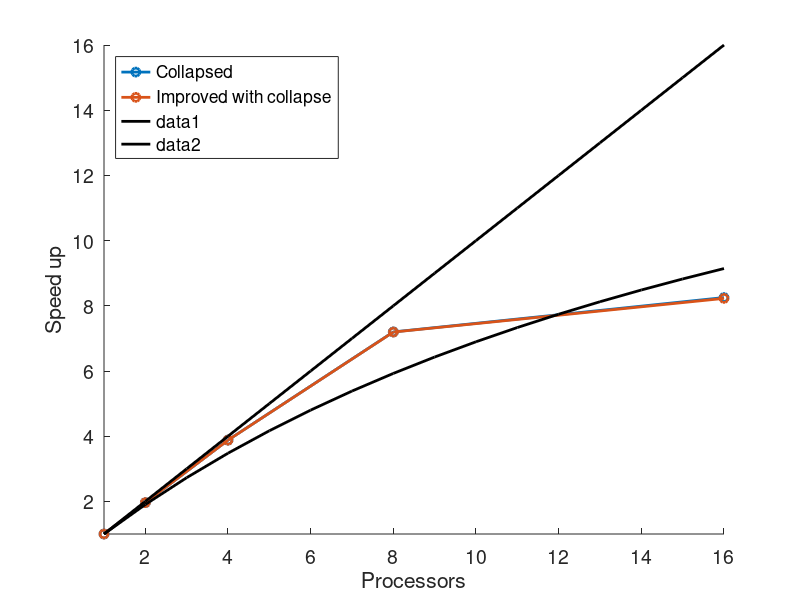

Source code (MATLAB):
close all; clear;
% A1 = load('1st_without_collapse/3.1.txt');
A2 = load('2nd_parallel-cycle/3.2.txt');
A4 = load('4th_with_collapse/3.4.txt');

N = 4096;
A2 = A2(A2(:,2)==N,:);
A4 = A4(A4(:,2)==N,:);

S2 = ones(length(A2),1);
S4 = S2;
for i=2:length(A2)
    S2(i) = A2(1,4)/A2(i,4);
    S4(i) = A4(1,4)/A4(i,4);
end

figure
hold on
plot(A2(:,1),S2,'-o','LineWidth',2)
plot(A4(:,1),S4,'-o','LineWidth',2)

legend('Collapsed','Improved with collapse','Location','northwest');

hold on
f = [0.95 1];
P = 1:A2(end,1);
S = ones(length(P),length(f));
for i = 1:length(f)
    S(:,i) = 1./(f(i)./P+1-f(i));
    plot(P,S(:,i),'k','Linewidth',2);
end

xlabel('Processors')
ylabel('Speed up')
set(gca,'fontsize',14);
set(gcf, 'Color', 'w');
axis([1 16 1 16])
%export_fig 'amdahl.png'
